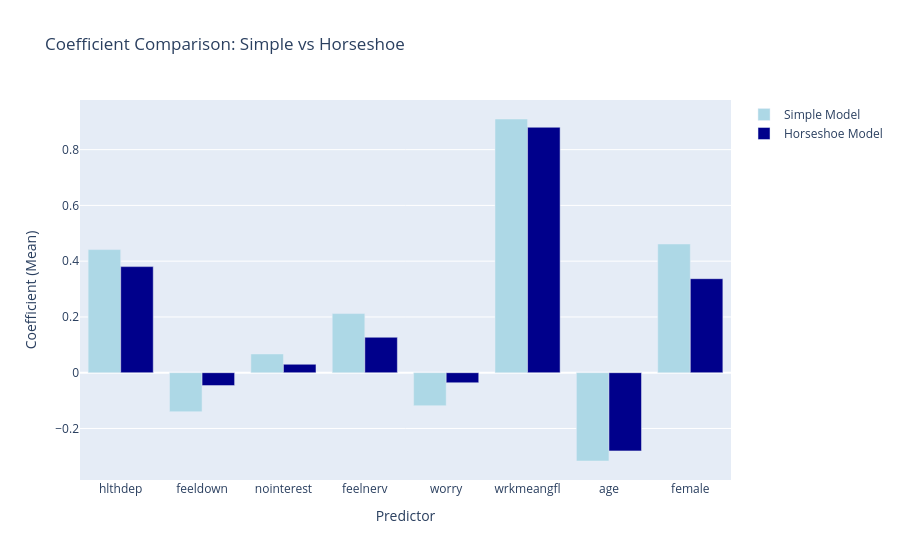

The code cell stored with this chart in its notebook:
### Code cell
# Compare coefficients
beta_horseshoe = trace.posterior['beta'].mean(dim=['chain', 'draw']).values
beta_simple_mean = trace_simple.posterior['beta'].mean(dim=['chain', 'draw']).values

comparison_df = pd.DataFrame({
    'Predictor': predictor_names,
    'Horseshoe': beta_horseshoe,
    'Simple': beta_simple_mean,
    'Shrinkage': 1 - np.abs(beta_horseshoe) / (np.abs(beta_simple_mean) + 1e-6)
})

print('=== COEFFICIENT COMPARISON ===')
print('\nShrinkage column shows how much the horseshoe shrinks relative to simple model')
print('(Positive = shrunk toward 0, Negative = enhanced)\n')
print(comparison_df.to_string(index=False, float_format='{:.3f}'.format))

# Visualization
fig = go.Figure()
fig.add_trace(go.Bar(
    x=predictor_names, y=beta_simple_mean,
    name='Simple Model', marker_color='lightblue'
))
fig.add_trace(go.Bar(
    x=predictor_names, y=beta_horseshoe,
    name='Horseshoe Model', marker_color='darkblue'
))

fig.update_layout(
    title='Coefficient Comparison: Simple vs Horseshoe',
    xaxis_title='Predictor',
    yaxis_title='Coefficient (Mean)',
    barmode='group'
)
fig.show()

### Figure 1 — Plotly figure (JSON) as saved in the notebook; plotly's stock layout.template omitted (floating-point values rounded to 4 significant figures)
{"data": [{"marker": {"color": "lightblue"}, "name": "Simple Model", "type": "bar", "x": ["hlthdep", "feeldown", "nointerest", "feelnerv", "worry", "wrkmeangfl", "age", "female"], "y": [0.4416, -0.1396, 0.06729, 0.2121, -0.1182, 0.9099, -0.3167, 0.4616]}, {"marker": {"color": "darkblue"}, "name": "Horseshoe Model", "type": "bar", "x": ["hlthdep", "feeldown", "nointerest", "feelnerv", "worry", "wrkmeangfl", "age", "female"], "y": [0.3805, -0.04624, 0.03024, 0.1271, -0.03613, 0.8803, -0.2805, 0.3372]}], "layout": {"barmode": "group", "title": {"text": "Coefficient Comparison: Simple vs Horseshoe"}, "xaxis": {"title": {"text": "Predictor"}}, "yaxis": {"title": {"text": "Coefficient (Mean)"}}}}
